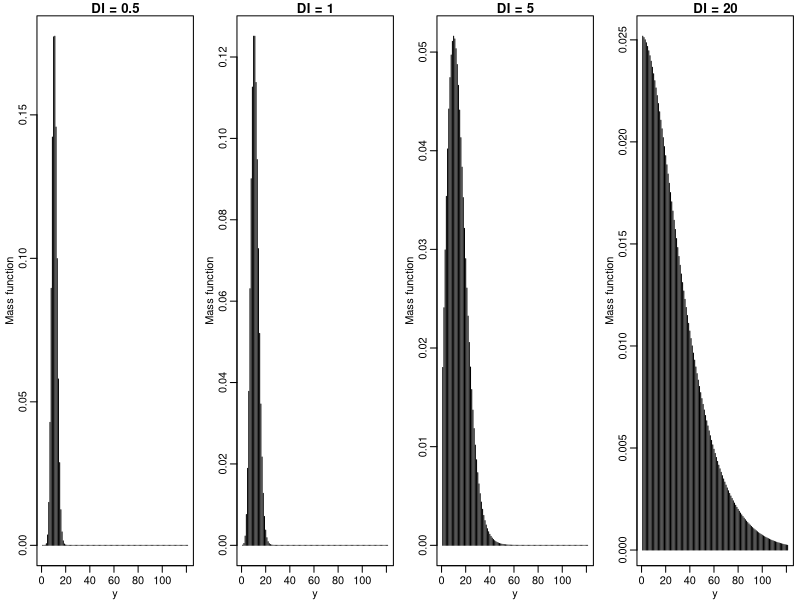

Generate this figure with R:
## ---- chunk 1
dgc <- function(y, beta, alpha) {
  p <- pgamma(q = 1,
              shape = y * alpha,
              rate = alpha * beta) -
    pgamma(q = 1,
           shape = (y + 1) * alpha,
           rate = alpha * beta)
  return(p)
}
## ---- chunk 2
par(mfrow = c(1,4), mar=c(2.6, 2.8, 1.2, 0.5), mgp = c(1.6, 0.6, 0))
plot(dgc(y = c(0:120), beta = 10, alpha = 2.1), type = "h", lwd = 1, 
     main = "DI = 0.5", ylab = "Mass function", xlab = "y")
plot(dgc(y = c(0:120), beta = 10, alpha = 1), type = "h", lwd = 1,
     main = "DI = 1", ylab = "Mass function", xlab = "y")
plot(dgc(y = c(0:120), beta = 10, alpha = 0.15), type = "h", lwd = 1,
     main = "DI = 5", ylab = "Mass function", xlab = "y")
plot(dgc(y = c(0:120), beta = 10, alpha = 0.022), type = "h", lwd = 1,
     main = "DI = 20", ylab = "Mass function", xlab = "y")
